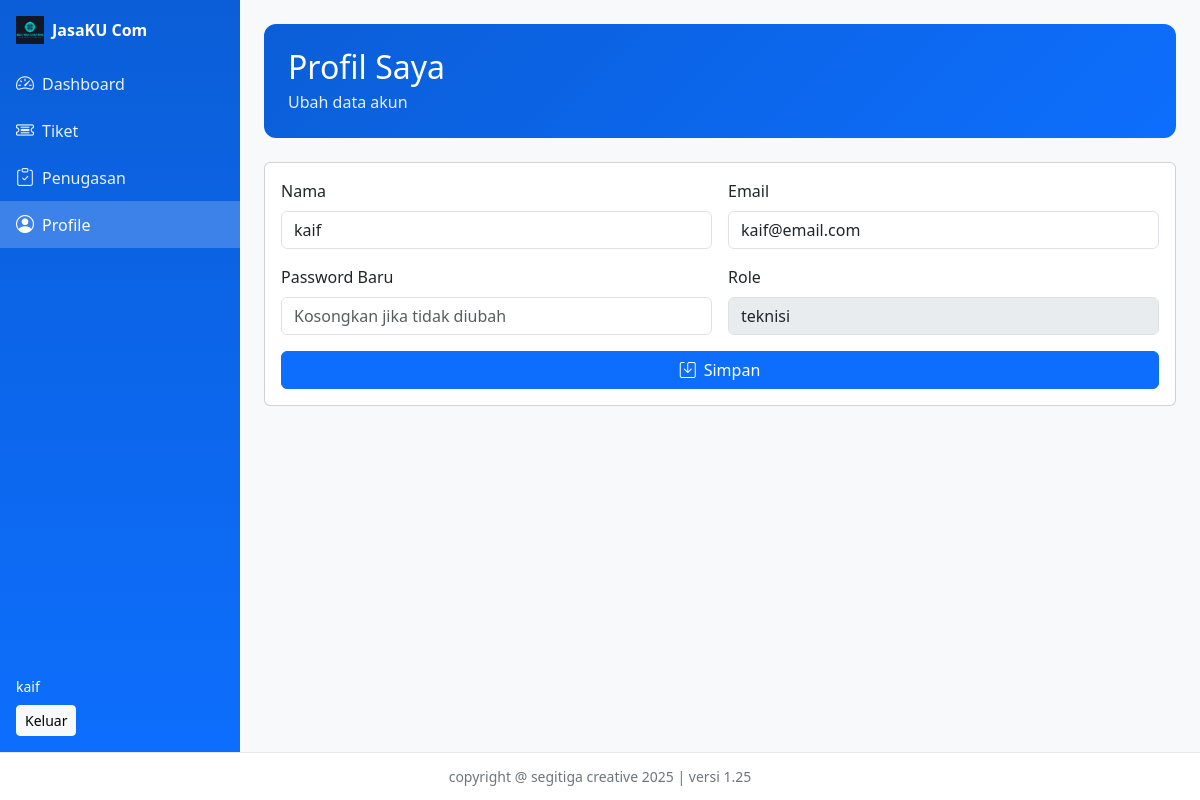
/index.php?r=profile/index (signed in), run on the app's committed database.
### tables this page shows
CREATE TABLE `users` (
  `id` int(11) NOT NULL,
  `name` varchar(100) NOT NULL,
  `email` varchar(150) NOT NULL,
  `password` varchar(255) NOT NULL,
  `role` enum('admin','teknisi','kasir') NOT NULL,
  `created_at` timestamp NOT NULL DEFAULT current_timestamp()
);

### core/Controller.php (called while the page is built, shortened)
<?php
class Controller {
    protected function render($view, $params = []) {
        include __DIR__ . '/../views/layouts/main.php';
    }
}

### controllers/ProfileController.php (called while the page is built, shortened)
<?php
require_once __DIR__ . '/../core/Controller.php';
class ProfileController extends Controller {
    public function index(){
        $pdo = db();
        $stmt = $pdo->prepare('SELECT id,name,email,role FROM users WHERE id=?');
        $stmt->execute([$_SESSION['user_id']]);
        $user = $stmt->fetch();
        $this->render('profile/index', compact('user','info'));
    }
}

### core/Router.php (called while the page is built, shortened)
<?php
class Router {
    public function dispatch() {
        $route = $_GET['r'] ?? 'home/index';
        [$controller, $action] = array_pad(explode('/', $route), 2, 'index');
        $obj = new $class();
        $obj->$action();
    }
}

### public/index.php (called while the page is built)
<?php
require_once __DIR__ . '/../core/Router.php';
$router = new Router();
$router->dispatch();

### views/profile/index.php (the view, shortened to what this page needs)
<div class="dashboard-hero mb-4"><div class="d-flex justify-content-between align-items-center"><div><h2 class="mb-1">Profil Saya</h2><div class="subtitle">Ubah data akun</div></div><div></div></div></div>
<form method="post" class="card"><div class="card-body">
<div class="row g-3">
  <div class="col-md-6"><label class="form-label">Nama</label><input name="name" class="form-control" value="<?= htmlspecialchars($user['name'] ?? '') ?>" required></div>
  <div class="col-md-6"><label class="form-label">Email</label><input name="email" type="email" class="form-control" value="<?= htmlspecialchars($user['email'] ?? '') ?>" required></div>
  <div class="col-md-6"><label class="form-label">Password Baru</label><input name="password" type="password" class="form-control" placeholder="Kosongkan jika tidak diubah"></div>
  <div class="col-md-6"><label class="form-label">Role</label><input class="form-control" value="<?= htmlspecialchars($user['role'] ?? '') ?>" disabled></div>
</div>
<div class="d-grid mt-3"><button class="btn btn-primary" type="submit"><i class="bi bi-save me-2"></i>Simpan</button></div>
</div></form>

### public/assets/css/style.css (style rules this page uses)
:root { --blue-600: #0d6efd; --blue-700: #0b5ed7; --blue-800: #0a58ca; --blue-100: #e7f1ff; --footer-h: 48px; }
body { background-color: #f8f9fa; }
.dashboard-hero { background: linear-gradient(135deg, var(--blue-700), var(--blue-600)); color: #fff; border-radius: 12px; padding: 24px; }
.dashboard-hero .subtitle { opacity: .9; }
.layout-page { padding-bottom: 0 !important; overflow-y: hidden; height: 100vh; }

### data on the page
users: name "kaif", email "kaif@email.com", role "teknisi"

### other printed values
$store_name!==''?$store_name:ucfirst($role) "JasaKU Com"
$_SESSION['name'] "kaif"
